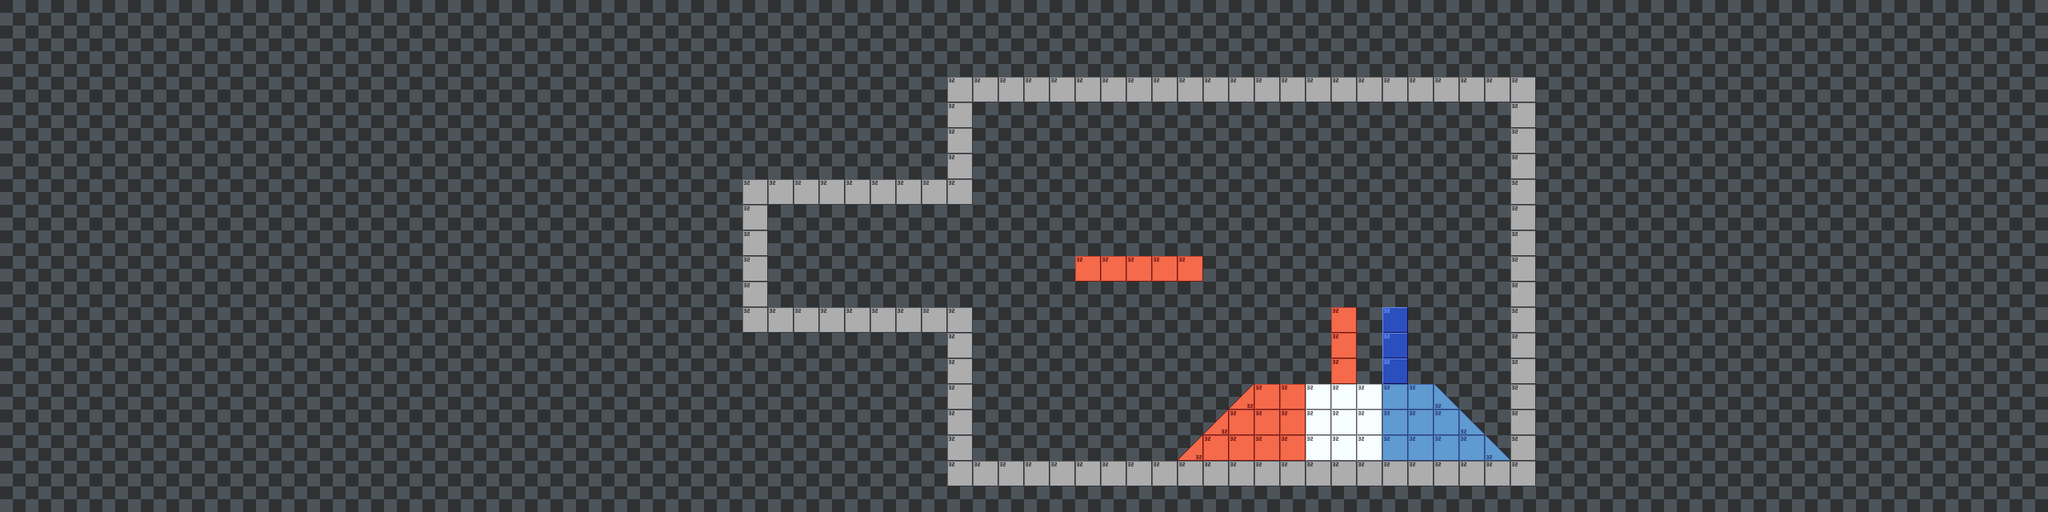

A level layout from a 2D game, rendered from its tile map. Below: a short description, then the map file with tile-grid data replaced by summaries:
An orthogonal 80x20 tile map with 32x32 px tiles, 5 tile layers (Tile Layer 1, Tile Layer 2, Tile Layer 3, Tile Layer 4, ...) and 11 objects.

<map version="1.10" tiledversion="1.10.2" orientation="orthogonal" renderorder="right-down" width="80" height="20" tilewidth="32" tileheight="32" infinite="0" nextlayerid="12" nextobjectid="23">
 <tileset firstgid="1" name="TemplateTileset" tilewidth="32" tileheight="32" tilecount="56" columns="7">
  <image source="../Sprites/Tilesets/TemplateTileset.png" width="224" height="256" />
 </tileset>
 <layer id="7" name="Tile Layer 1" width="80" height="20">
  <data>[1600 cells, 1600 non-empty, 1 distinct tile ids]</data>
 </layer>
 <layer id="6" name="Tile Layer 2" width="80" height="20">
  <data>[1600 cells, 128 non-empty, 6 distinct tile ids]</data>
 </layer>
 <layer id="9" name="Tile Layer 3" width="80" height="20">
  <data>[1600 cells, 0 non-empty, 0 distinct tile ids]</data>
 </layer>
 <objectgroup id="5" name="Object Layer 1">
  <object id="3" x="928" y="224" width="32" height="192" />
  <object id="4" x="960" y="224" width="256" height="32" />
  <object id="5" x="960" y="384" width="256" height="32" />
  <object id="6" x="1184" y="416" width="32" height="192" />
  <object id="7" x="1216" y="576" width="416" height="32" />
  <object id="9" x="1728" y="576" width="192" height="32" />
  <object id="10" x="1888" y="96" width="32" height="478.5" />
  <object id="12" x="1184" y="96" width="704" height="32" />
  <object id="13" x="1184" y="128" width="32" height="96" />
  <object id="14" x="1344" y="320" width="160" height="32" />
  <object id="22" x="1886.5" y="577.25">
   <polygon points="0,0 -94,-96.75 -320,-96.75 -415.5,-1.01842" />
  </object>
 </objectgroup>
 <layer id="10" name="Tile Layer 4" width="80" height="20">
  <properties>
   <property name="Order" type="int" value="100" />
  </properties>
  <data>[1600 cells, 3 non-empty, 1 distinct tile ids]</data>
 </layer>
 <layer id="11" name="Tile Layer 5" width="80" height="20">
  <properties>
   <property name="Order" type="int" value="0" />
  </properties>
  <data>[1600 cells, 3 non-empty, 1 distinct tile ids]</data>
 </layer>
</map>
